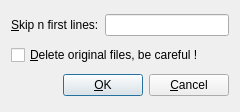
<?xml version="1.0" encoding="UTF-8"?>
<ui version="4.0">
 <class>ConcatenateOptionsDialog</class>
 <widget class="QDialog" name="ConcatenateOptionsDialog">
  <property name="geometry">
   <rect>
    <x>0</x>
    <y>0</y>
    <width>240</width>
    <height>112</height>
   </rect>
  </property>
  <property name="windowTitle">
   <string>Concatenate options</string>
  </property>
  <property name="sizeGripEnabled">
   <bool>false</bool>
  </property>
  <property name="modal">
   <bool>true</bool>
  </property>
  <layout class="QVBoxLayout">
   <item>
    <layout class="QHBoxLayout">
     <item>
      <widget class="QLabel" name="label">
       <property name="text">
        <string>&amp;Skip n first lines:</string>
       </property>
       <property name="buddy">
        <cstring>skipNFirstLines_lineEdit</cstring>
       </property>
      </widget>
     </item>
     <item>
      <widget class="QLineEdit" name="skipNFirstLines_lineEdit"/>
     </item>
    </layout>
   </item>
   <item>
    <widget class="QCheckBox" name="deleteOriginalFiles_checkBox">
     <property name="text">
      <string>&amp;Delete original files, be careful !</string>
     </property>
    </widget>
   </item>
   <item>
    <layout class="QHBoxLayout">
     <item>
      <spacer>
       <property name="orientation">
        <enum>Qt::Horizontal</enum>
       </property>
       <property name="sizeHint" stdset="0">
        <size>
         <width>40</width>
         <height>20</height>
        </size>
       </property>
      </spacer>
     </item>
     <item>
      <widget class="QPushButton" name="OK_pushButton">
       <property name="text">
        <string>&amp;OK</string>
       </property>
       <property name="default">
        <bool>true</bool>
       </property>
      </widget>
     </item>
     <item>
      <widget class="QPushButton" name="Cancel_pushButton">
       <property name="text">
        <string>&amp;Cancel</string>
       </property>
      </widget>
     </item>
    </layout>
   </item>
  </layout>
 </widget>
 <tabstops>
  <tabstop>skipNFirstLines_lineEdit</tabstop>
  <tabstop>deleteOriginalFiles_checkBox</tabstop>
  <tabstop>OK_pushButton</tabstop>
  <tabstop>Cancel_pushButton</tabstop>
 </tabstops>
 <resources/>
 <connections/>
</ui>
